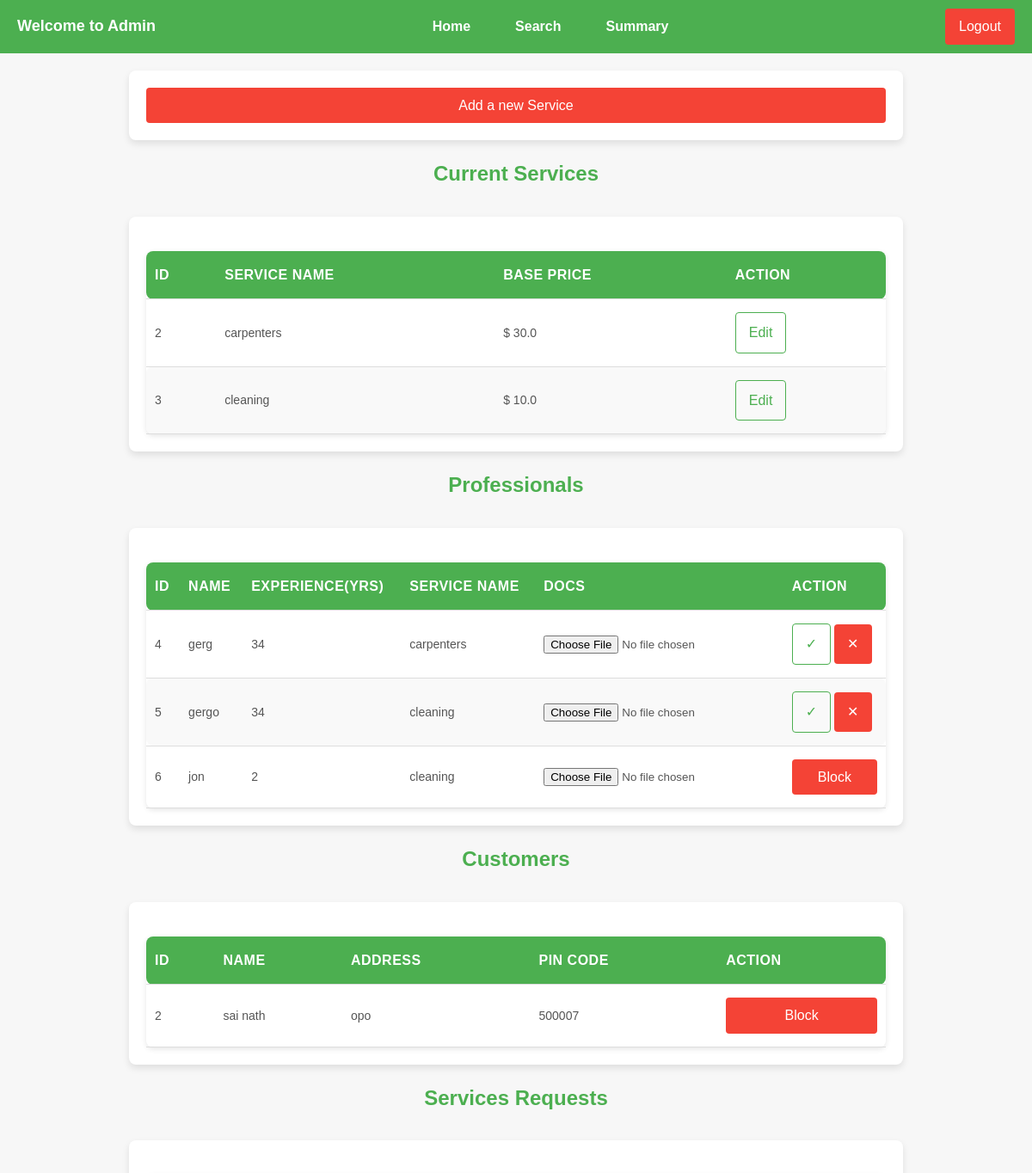
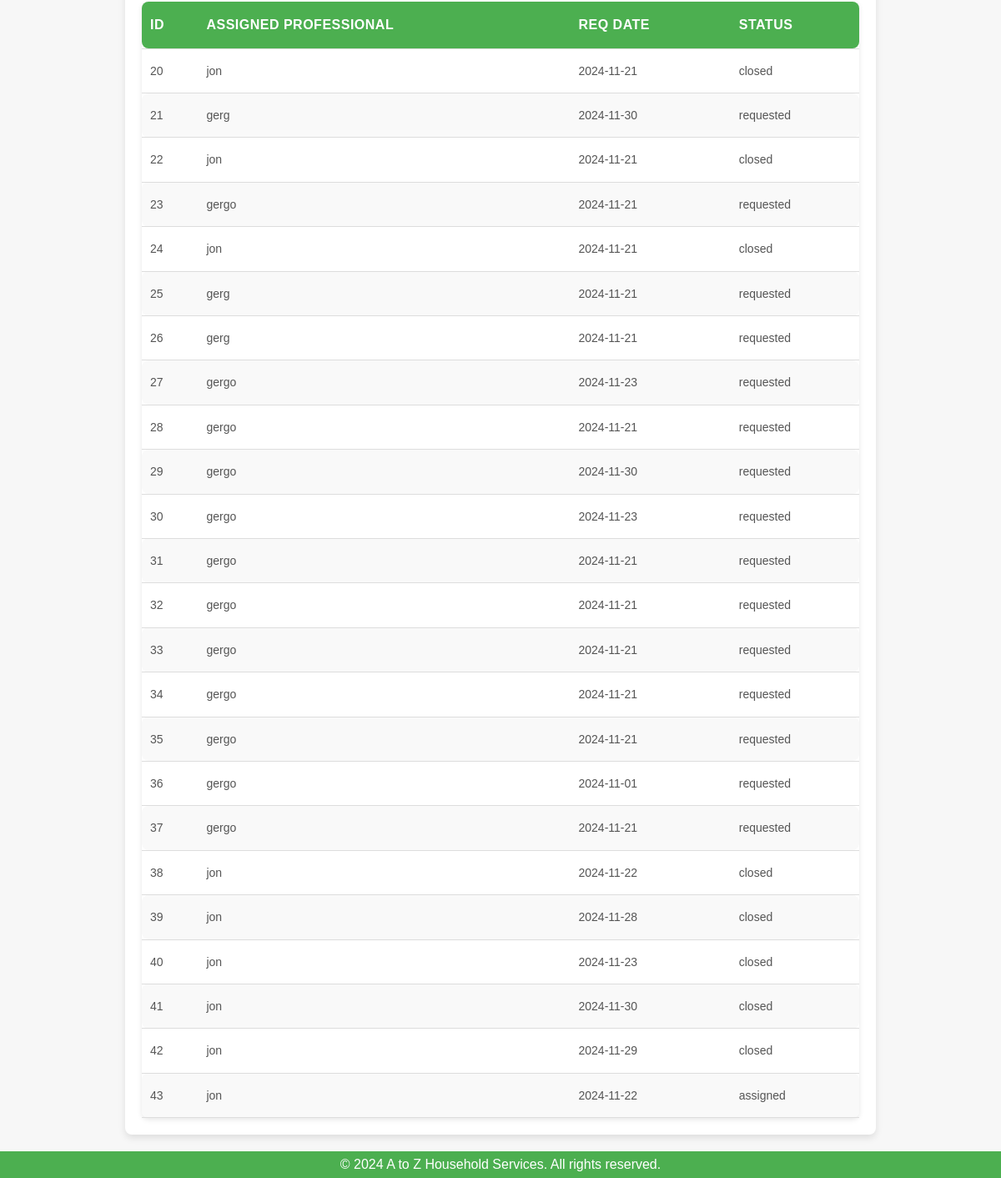
The app's page /admin/dashboard with its own data (2 pictures, top to bottom).
### backend/models.py (models this page shows)
class Service(db.Model):
    __tablename__ = 'services'
    id = db.Column(db.Integer, primary_key=True)
    name = db.Column(db.String(120), nullable=False)
    price = db.Column(db.Float, nullable=False)
    time_required = db.Column(db.String(50), nullable=False)  # e.g., "2 hours"
    description = db.Column(db.Text, nullable=True)

class ServiceProfessional(db.Model):
    __tablename__ = 'service_professionals'
    id = db.Column(db.Integer, primary_key=True)
    username = db.Column(db.String(80), unique=True, nullable=False)
    password = db.Column(db.String(120), nullable=False)
    role = db.Column(db.String(20), nullable=False)
    name = db.Column(db.String(120), nullable=False)
    date_created = db.Column(db.DateTime, default=datetime.now())
    service_id = db.Column(db.Integer, db.ForeignKey('services.id'), nullable=False)
    service_type = db.Column(db.String, nullable=False)
    experience = db.Column(db.Integer, nullable=False)
    address = db.Column(db.String(240), nullable=True)
    phone = db.Column(db.Integer, nullable=False)
    pincode = db.Column(db.Integer, nullable=False)
    approved = db.Column(db.Boolean, default=False)  # Admin approval status
    blocked = db.Column(db.Boolean, default=False)  # Admin block status

class Customer(db.Model):
    __tablename__ = 'customers'
    id = db.Column(db.Integer, primary_key=True)
    username = db.Column(db.String(80), unique=True, nullable=False)
    password = db.Column(db.String(120), nullable=False)
    role = db.Column(db.String(20), nullable=False)
    name = db.Column(db.String(120), nullable=False)
    address = db.Column(db.String(240), nullable=True)
    pincode = db.Column(db.Integer, nullable=False)

class ServiceRequest(db.Model):
    __tablename__ = 'service_requests'
    id = db.Column(db.Integer, primary_key=True)
    service_id = db.Column(db.Integer, db.ForeignKey('services.id'), nullable=False)
    customer_id = db.Column(db.Integer, db.ForeignKey('customers.id'), nullable=False)
    professional_id = db.Column(db.Integer, db.ForeignKey('service_professionals.id'), nullable=True)
    date_of_request = db.Column(db.DateTime, default=datetime.now())
    date_of_completion = db.Column(db.DateTime, nullable=True)
    service_status = db.Column(db.String(20), default='requested')  # requested/assigned/closed
    remarks = db.Column(db.Text, nullable=True)

### backend/controllers.py (the view)
@app.route("/admin/dashboard")
def admin_dashboard():
    services = get_services()
    professionals = get_professionals()
    serv_reqs = get_service_reqs()
    customers = get_customers()
    for req in serv_reqs:
        req.date_of_request = str(req.date_of_request).split(' ')[0]
        if req.professional_id:
            professional = ServiceProfessional.query.get(req.professional_id)
            req.professional_name = professional.name if professional else "Unassigned"
        else:
            req.professional_name = "Unassigned"
    return render_template("admin_dashboard.html",serv_reqs=serv_reqs,services=services,professionals=professionals,customers=customers)

### backend/controllers.py (called while the page is built)
def get_services():
    services = Service.query.all()
    return services

def get_professionals():
    professionals = ServiceProfessional.query.all()
    return professionals

def get_customers():
    customers = Customer.query.all()
    return customers

def get_service_reqs():
    service_reqs = ServiceRequest.query.all()
    return service_reqs

### templates/admin_dashboard.html (shortened to what this page needs)
<!DOCTYPE html>
<html lang="en">
<head>
    <link rel="stylesheet" href="/static/main.css">
</head>
<body>
<nav class="navbar">
    <div class="navbar-left">
        <span>Welcome to Admin</span>
    </div>
    <ul class="navbar-links">
        <li><a href="/admin/dashboard">Home</a></li>
        <li><a href="/search">Search</a></li>
        <li><a href="/summary">Summary</a></li>
    </ul>
    <div class="navbar-right">
        <a href="/admin/login" class="btn btn-logout">Logout</a>
    </div>
</nav>
<div class="my-container">
    <a href="/admin/createservice" class="btn-secondary">Add a new Service</a>
</div>
<h3>Current Services</h3>
<main class="my-container">
    {%if services%}
    <section id="service-history">
        <table>
            <thead>
                <tr>
                    <th>ID</th>
                    <th>Service Name</th>
                    <th>Base Price</th>
                    <th>Action</th>
                </tr>
            </thead>
            <tbody>
                {%for service in services%}
                <tr>
                    <td>{{service.id}}</td>
                    <td>{{service.name}}</td>
                    <td>$ {{service.price}} </td>
                    <td><a href="/admin/editservice/{{service.id}}" class="btn btn-primary">Edit</a></td>
                </tr>
                {%endfor%}
            </tbody>
        </table>
    </section>
    {%endif%}
</main>
<h3>Professionals</h3>
<main class="my-container">
    {%if professionals%}
    <section id="service-history">
        <table>
            <thead>
                <tr>
                    <th>ID</th>
                    <th>Name</th>
                    <th>Experience(yrs)</th>
                    <th>Service Name</th>
                    <th>Docs</th>
                    <th>Action</th>
                </tr>
            </thead>
            <tbody>
                {%for prof in professionals%}
                <tr>
                    <td>{{prof.id}}</td>
                    <td>{{prof.name}}</td>
                    <td>{{prof.experience}}</td>
                    <td>{{prof.service_type}}</td>
                    <td><input type="file"></td>
                    {%if prof.approved%}
                    <td><a href="/admin/rejaprov/{{prof.id}}" class="btn-secondary">Block</a></td>
                    {%else%}
                    <td>
                        <a href="/admin/profaprov/{{prof.id}}" class="btn btn-primary">&#10003;</a>
                        <a href="/admin/rejaprov/{{prof.id}}" class="btn-danger">&#10005;</a>
                    </td>
                    {%endif%}
                </tr>
                {%endfor%}
            </tbody>
        </table>
    </section>
    {%endif%}
</main>
<h3>Customers</h3>
<main class="my-container">
    {%if customers%}
    <section id="service-history">
        <table>
            <thead>
                <tr>
                    <th>ID</th>
                    <th>Name</th>
                    <th>Address</th>
                    <th>Pin Code</th>
                    <th>Action</th>
                </tr>
            </thead>
            <tbody>
                {%for customer in customers%}
                <tr>
                    <td>{{customer.id}}</td>
                    <td>{{customer.name}}</td>
                    <td>{{customer.address}}</td>
                    <td>{{customer.pincode}}</td>
                    <td><a href="/admin/deleteuser/{{customer.id}}" class="btn-secondary">Block</a></td>
                </tr>
                {%endfor%}
            </tbody>
        </table>
    </section>
    {%endif%}
</main>
<h3>Services Requests</h3>
<main class="my-container">
    {%if serv_reqs%}
    <section id="service-history">
        <table>
            <thead>
                <tr>
                    <th>ID</th>
                    <th>Assigned Professional</th>
                    <th>Req Date</th>
                    <th>Status</th>
                </tr>
            </thead>
            <tbody>
                {%for req in serv_reqs%}
                <tr>
                    <td>{{req.id}}</td>
                    <td>{{req.professional_name}}</td>
                    <td>{{req.date_of_request}}</td>
                    <td>{{req.service_status}}</td>
                </tr>
                {%endfor%}
            </tbody>
        </table>
    </section>
    {%endif%}
</main>
<footer>
    <p>&copy; 2024 A to Z Household Services. All rights reserved.</p>
</footer>
</body>
</html>

### static/main.css (style rules this page uses)
* { margin: 0; padding: 0; box-sizing: border-box; }
body { font-family: Arial, sans-serif; background-color: #f7f7f7; color: #333; line-height: 1.6; display: flex; flex-direction: column; justify-content:space-between; align-items: center; height: 100vh; }
.btn-secondary { display: inline-block; width: 100%; text-decoration: none; text-align: center; font-size: 16px; background-color: #f44336; color: white; padding: 8px 16px; border-radius: 4px; cursor: pointer; border: none; transition: transform 0.3s ease-in-out }
.btn-danger { display: inline-block; text-decoration: none; text-align: center; font-size: 16px; background-color: #f44336; color: white; padding: auto; border-radius: 4px; cursor: pointer; border: none; transition: transform 0.3s ease-in-out }
.navbar { width: 100%; background-color: #4CAF50; padding: 10px 20px; display: flex; justify-content: space-between; align-items: center; position: sticky; top: 0; z-index: 1000; }
.navbar-left { color: white; font-size: 18px; font-weight: bold; }
.navbar-links { list-style: none; display: flex; gap: 20px; }
.navbar-links li { display: inline-block; }
.navbar-links a { color: white; text-decoration: none; font-size: 16px; font-weight: bold; padding: 8px 16px; transition: background-color 0.3s; }
.navbar-right { display: flex; align-items: center; }
.navbar-right .btn-logout { background-color: #f44336; color: white; padding: 8px 16px; border-radius: 4px; cursor: pointer; text-decoration: none; }
.my-container { width: 100%; max-width: 900px; max-height: min-content; margin: 20px auto; padding: 20px; background-color: #ffffff; box-shadow: 0 4px 8px rgba(0, 0, 0, 0.1); border-radius: 8px; }
h3 { color: #4CAF50; font-size: 24px; margin-bottom: 10px; }
#service-history { margin-top: 20px; }
table { width:100%; border-collapse: collapse; margin-top: 20px; border-radius: 8px; box-shadow: 0 2px 6px rgba(0, 0, 0, 0.1); }
table th, table td { text-align: left; padding: 15px 10px; border-bottom: 1px solid #ddd; }
table th { background-color: #4CAF50; color: white; font-size: 16px; text-transform: uppercase; letter-spacing: 0.5px; }
table tr:nth-child(even) { background-color: #f9f9f9; }
table td { color: #555; font-size: 14px; vertical-align: middle; }
table td a { display: inline-block; border: 1px solid #4CAF50; color: #4CAF50; padding: 10px 15px; border-radius: 4px; text-decoration: none; font-size: 16px; transition: transform 0.3s ease-in-out; }
table th:first-child, table td:first-child { border-top-left-radius: 8px; border-bottom-left-radius: 8px; }
table th:last-child, table td:last-child { border-top-right-radius: 8px; border-bottom-right-radius: 8px; }
footer { background-color: #4CAF50; color: white; text-align: center; width: 100%; padding: 3px 0; bottom: 0; }

### records on screen
Service: id "2", name "carpenters", price "30.0"
Service: id "3", name "cleaning", price "10.0"
ServiceProfessional: id "4", name "gerg", experience "34", service_type "carpenters"
ServiceProfessional: id "5", name "gergo", experience "34", service_type "cleaning"
ServiceProfessional: id "6", name "jon", experience "2", service_type "cleaning"
Customer: id "2", name "sai nath", address "opo", pincode "500007"
ServiceRequest: id "20", professional_name "jon", date_of_request "2024-11-21", service_status "closed"
ServiceRequest: id "21", professional_name "gerg", date_of_request "2024-11-30", service_status "requested"
ServiceRequest: id "22", professional_name "jon", date_of_request "2024-11-21", service_status "closed"
ServiceRequest: id "23", professional_name "gergo", date_of_request "2024-11-21", service_status "requested"
ServiceRequest: id "24", professional_name "jon", date_of_request "2024-11-21", service_status "closed"
ServiceRequest: id "25", professional_name "gerg", date_of_request "2024-11-21", service_status "requested"
ServiceRequest: id "26", professional_name "gerg", date_of_request "2024-11-21", service_status "requested"
ServiceRequest: id "27", professional_name "gergo", date_of_request "2024-11-23", service_status "requested"
ServiceRequest: id "28", professional_name "gergo", date_of_request "2024-11-21", service_status "requested"
ServiceRequest: id "29", professional_name "gergo", date_of_request "2024-11-30", service_status "requested"
ServiceRequest: id "30", professional_name "gergo", date_of_request "2024-11-23", service_status "requested"
ServiceRequest: id "31", professional_name "gergo", date_of_request "2024-11-21", service_status "requested"
ServiceRequest: id "32", professional_name "gergo", date_of_request "2024-11-21", service_status "requested"
ServiceRequest: id "33", professional_name "gergo", date_of_request "2024-11-21", service_status "requested"
ServiceRequest: id "34", professional_name "gergo", date_of_request "2024-11-21", service_status "requested"
ServiceRequest: id "35", professional_name "gergo", date_of_request "2024-11-21", service_status "requested"
ServiceRequest: id "36", professional_name "gergo", date_of_request "2024-11-01", service_status "requested"
ServiceRequest: id "37", professional_name "gergo", date_of_request "2024-11-21", service_status "requested"
ServiceRequest: id "38", professional_name "jon", date_of_request "2024-11-22", service_status "closed"
ServiceRequest: id "39", professional_name "jon", date_of_request "2024-11-28", service_status "closed"
ServiceRequest: id "40", professional_name "jon", date_of_request "2024-11-23", service_status "closed"
ServiceRequest: id "41", professional_name "jon", date_of_request "2024-11-30", service_status "closed"
ServiceRequest: id "42", professional_name "jon", date_of_request "2024-11-29", service_status "closed"
ServiceRequest: id "43", professional_name "jon", date_of_request "2024-11-22", service_status "assigned"
